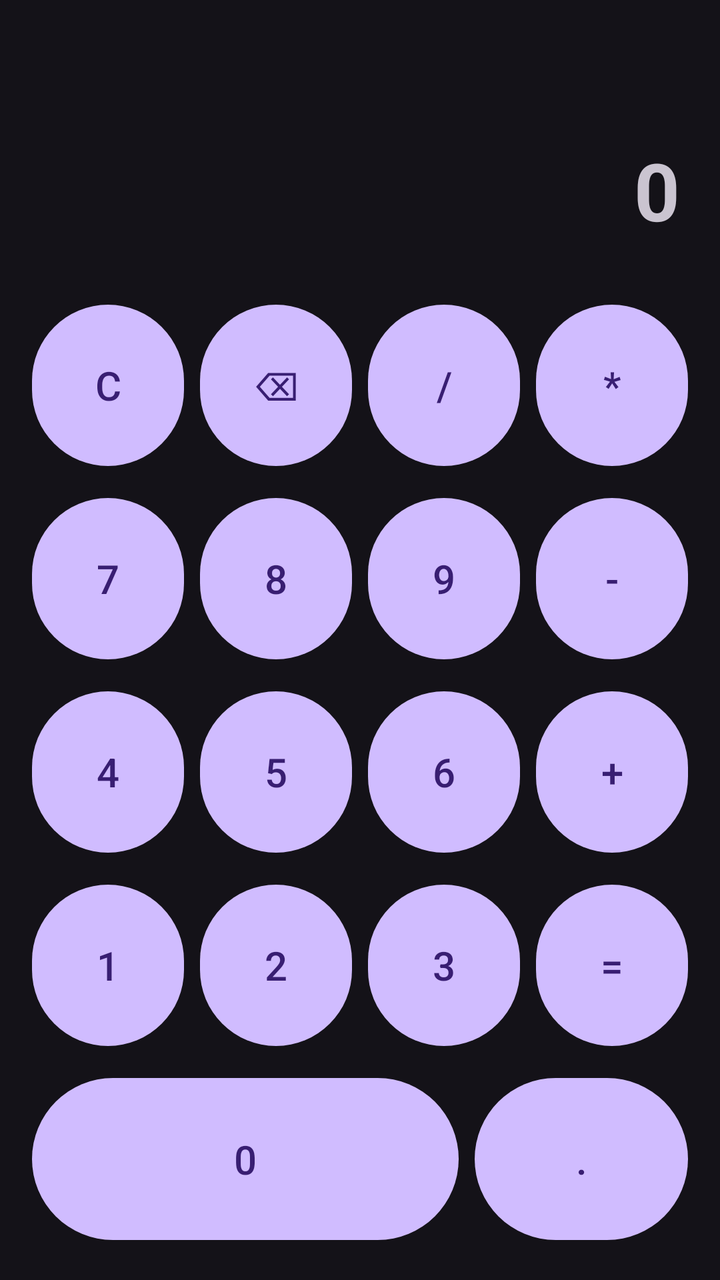
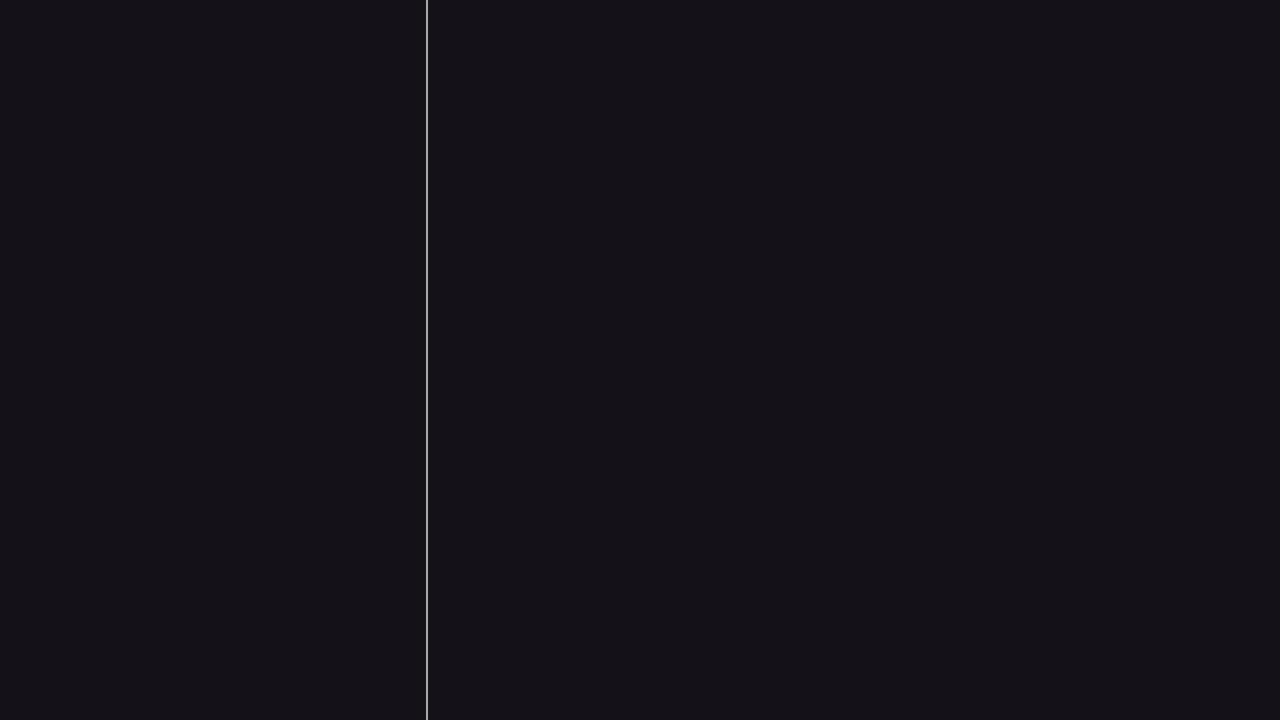

Compare how this app lays out the same screen by default and in its alternative resource folder. The renders come first, then the two layout files and the values they reference.
<!-- AndroidManifest.xml: application theme Theme.Material3.Dark.NoActionBar -->
<!-- res/layout/activity_main.xml -->
<?xml version="1.0" encoding="utf-8"?>
<LinearLayout xmlns:android="http://schemas.android.com/apk/res/android"
    android:layout_width="match_parent"
    android:layout_height="match_parent"
    android:orientation="vertical"
    android:padding="12dp">

    <TextView
        android:id="@+id/tvExpression"
        android:layout_width="match_parent"
        android:layout_height="wrap_content"
        android:gravity="end"
        android:minHeight="48dp"
        android:padding="8dp"
        android:text=""
        android:textSize="24sp" />

    <TextView
        android:id="@+id/tvResult"
        android:layout_width="match_parent"
        android:layout_height="wrap_content"
        android:gravity="end"
        android:minHeight="72dp"
        android:padding="8dp"
        android:text="0"
        android:textSize="40sp"
        android:textStyle="bold" />

    <LinearLayout
        android:layout_width="match_parent"
        android:layout_height="0dp"
        android:layout_marginTop="12dp"
        android:layout_weight="1"
        android:orientation="vertical">

        <LinearLayout
            android:layout_width="match_parent"
            android:layout_height="0dp"
            android:layout_weight="1"
            android:orientation="horizontal">

            <Button
                android:id="@+id/btnClear"
                android:layout_width="0dp"
                android:layout_height="match_parent"
                android:layout_margin="4dp"
                android:layout_weight="1"
                android:text="C"
                android:textSize="20sp" />

            <Button
                android:id="@+id/btnBackspace"
                android:layout_width="0dp"
                android:layout_height="match_parent"
                android:layout_margin="4dp"
                android:layout_weight="1"
                android:text="⌫"
                android:textSize="20sp" />

            <Button
                android:id="@+id/btnDivide"
                android:layout_width="0dp"
                android:layout_height="match_parent"
                android:layout_margin="4dp"
                android:layout_weight="1"
                android:text="/"
                android:textSize="20sp" />

            <Button
                android:id="@+id/btnMultiply"
                android:layout_width="0dp"
                android:layout_height="match_parent"
                android:layout_margin="4dp"
                android:layout_weight="1"
                android:text="*"
                android:textSize="20sp" />
        </LinearLayout>

        <LinearLayout
            android:layout_width="match_parent"
            android:layout_height="0dp"
            android:layout_weight="1"
            android:orientation="horizontal">

            <Button
                android:id="@+id/btn7"
                android:layout_width="0dp"
                android:layout_height="match_parent"
                android:layout_margin="4dp"
                android:layout_weight="1"
                android:text="7"
                android:textSize="20sp" />

            <Button
                android:id="@+id/btn8"
                android:layout_width="0dp"
                android:layout_height="match_parent"
                android:layout_margin="4dp"
                android:layout_weight="1"
                android:text="8"
                android:textSize="20sp" />

            <Button
                android:id="@+id/btn9"
                android:layout_width="0dp"
                android:layout_height="match_parent"
                android:layout_margin="4dp"
                android:layout_weight="1"
                android:text="9"
                android:textSize="20sp" />

            <Button
                android:id="@+id/btnMinus"
                android:layout_width="0dp"
                android:layout_height="match_parent"
                android:layout_margin="4dp"
                android:layout_weight="1"
                android:text="-"
                android:textSize="20sp" />
        </LinearLayout>

        <LinearLayout
            android:layout_width="match_parent"
            android:layout_height="0dp"
            android:layout_weight="1"
            android:orientation="horizontal">

            <Button
                android:id="@+id/btn4"
                android:layout_width="0dp"
                android:layout_height="match_parent"
                android:layout_margin="4dp"
                android:layout_weight="1"
                android:text="4"
                android:textSize="20sp" />

            <Button
                android:id="@+id/btn5"
                android:layout_width="0dp"
                android:layout_height="match_parent"
                android:layout_margin="4dp"
                android:layout_weight="1"
                android:text="5"
                android:textSize="20sp" />

            <Button
                android:id="@+id/btn6"
                android:layout_width="0dp"
                android:layout_height="match_parent"
                android:layout_margin="4dp"
                android:layout_weight="1"
                android:text="6"
                android:textSize="20sp" />

            <Button
                android:id="@+id/btnPlus"
                android:layout_width="0dp"
                android:layout_height="match_parent"
                android:layout_margin="4dp"
                android:layout_weight="1"
                android:text="+"
                android:textSize="20sp" />
        </LinearLayout>

        <LinearLayout
            android:layout_width="match_parent"
            android:layout_height="0dp"
            android:layout_weight="1"
            android:orientation="horizontal">

            <Button
                android:id="@+id/btn1"
                android:layout_width="0dp"
                android:layout_height="match_parent"
                android:layout_margin="4dp"
                android:layout_weight="1"
                android:text="1"
                android:textSize="20sp" />

            <Button
                android:id="@+id/btn2"
                android:layout_width="0dp"
                android:layout_height="match_parent"
                android:layout_margin="4dp"
                android:layout_weight="1"
                android:text="2"
                android:textSize="20sp" />

            <Button
                android:id="@+id/btn3"
                android:layout_width="0dp"
                android:layout_height="match_parent"
                android:layout_margin="4dp"
                android:layout_weight="1"
                android:text="3"
                android:textSize="20sp" />

            <Button
                android:id="@+id/btnEquals"
                android:layout_width="0dp"
                android:layout_height="match_parent"
                android:layout_margin="4dp"
                android:layout_weight="1"
                android:text="="
                android:textSize="20sp" />
        </LinearLayout>

        <LinearLayout
            android:layout_width="match_parent"
            android:layout_height="0dp"
            android:layout_weight="1"
            android:orientation="horizontal">

            <Button
                android:id="@+id/btn0"
                android:layout_width="0dp"
                android:layout_height="match_parent"
                android:layout_margin="4dp"
                android:layout_weight="2"
                android:text="0"
                android:textSize="20sp" />

            <Button
                android:id="@+id/btnDot"
                android:layout_width="0dp"
                android:layout_height="match_parent"
                android:layout_margin="4dp"
                android:layout_weight="1"
                android:text="."
                android:textSize="20sp" />
        </LinearLayout>
    </LinearLayout>

</LinearLayout>
<!-- resources referenced by this layout -->
<resources>

</resources>
<!-- res/layout-land/activity_main.xml (the repository's variant of the layout above) -->
<!-- drawn on the phone turned sideways -->
<?xml version="1.0" encoding="utf-8"?>
<LinearLayout xmlns:android="http://schemas.android.com/apk/res/android"
    android:id="@+id/container"
    android:layout_width="match_parent"
    android:layout_height="match_parent"
    android:orientation="horizontal">

    <FrameLayout
        android:id="@+id/containerLeft"
        android:layout_width="0dp"
        android:layout_height="match_parent"
        android:layout_weight="1" />

    <View
        android:layout_width="1dp"
        android:layout_height="match_parent"
        android:background="@android:color/darker_gray" />

    <FrameLayout
        android:id="@+id/containerRight"
        android:layout_width="0dp"
        android:layout_height="match_parent"
        android:layout_weight="2" />

</LinearLayout>
